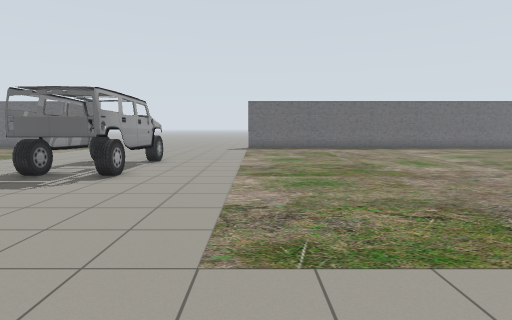
[1] (above)

23 first-person views from a walk through a world built for the Gazebo simulator. The camera is 1.2 m above the floor, tilts 6° down and sees 80° across. The floor is counted in squares, 1 m on a side. Each view is taken from the middle of a square. On the plan, view 1 faces up. The plan holds only what a view shows up to about 13 squares ahead; the rest is blank.

[2]
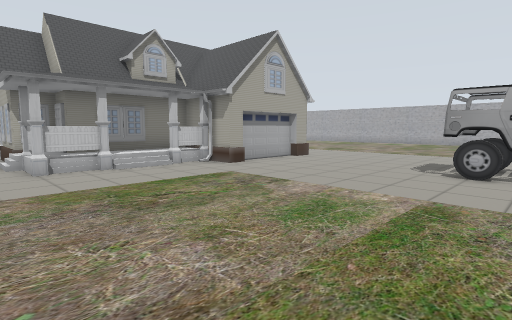

[3]
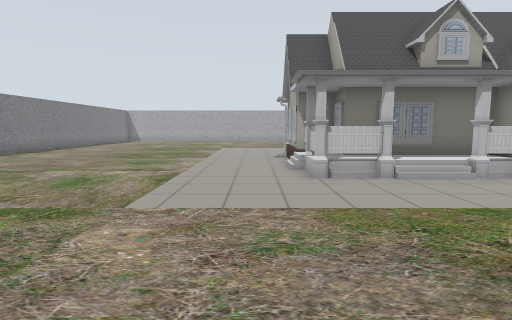

[4]
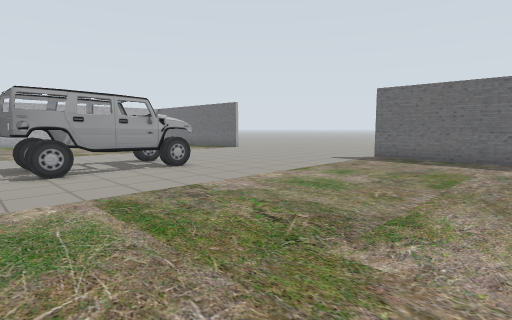

[5]
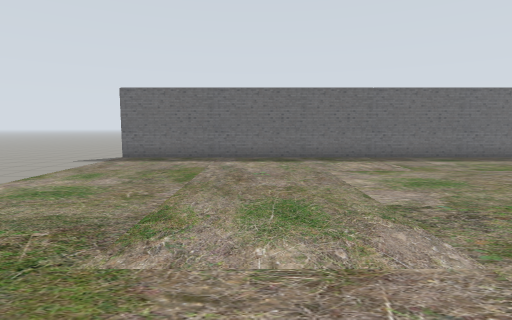

[6]
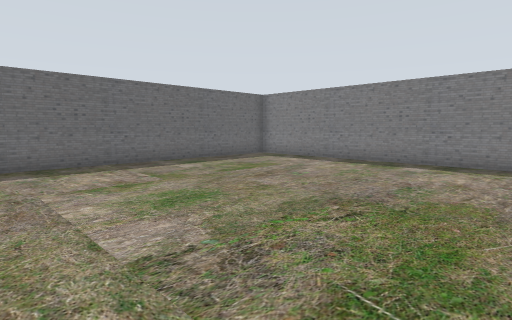

[7]
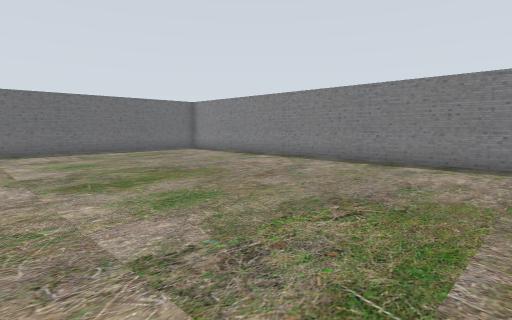

[8]
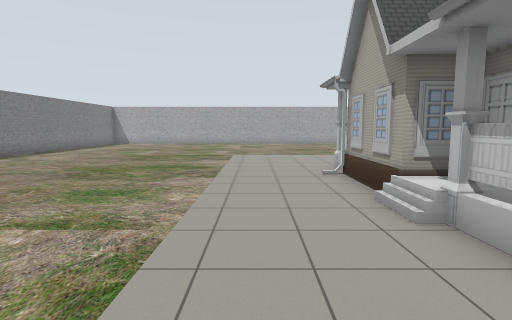

[9]
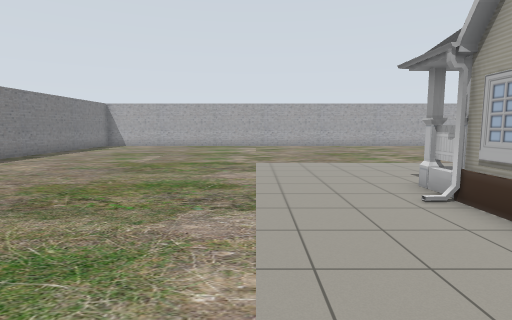

[10]
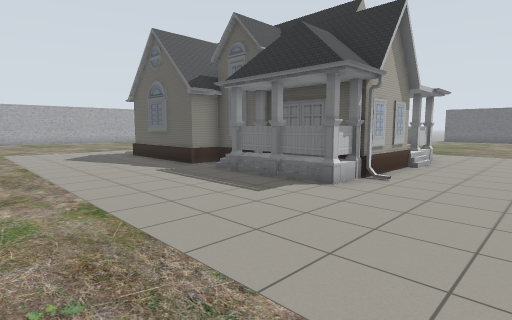

[11]
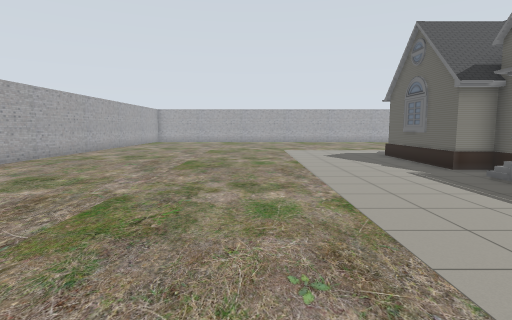

[12]
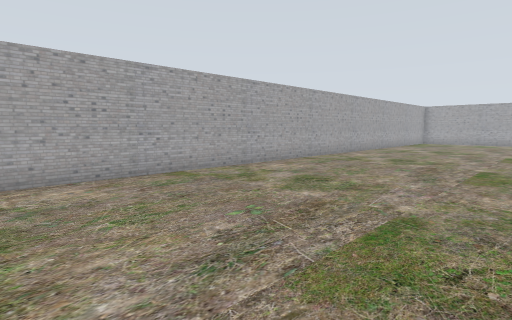

[13]
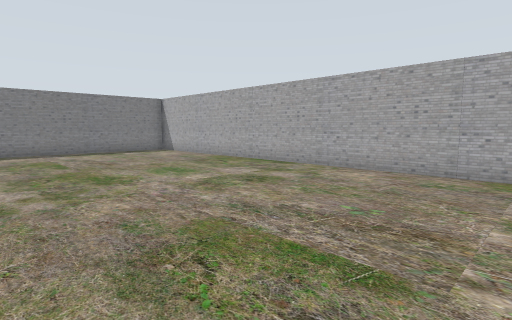

[14]
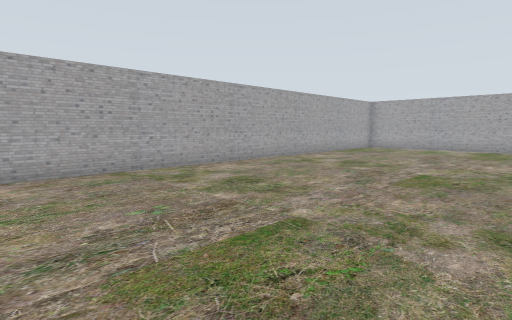

[15]
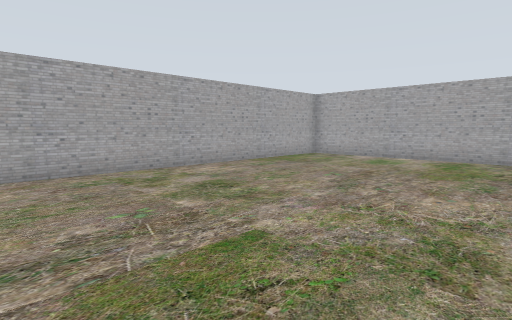

[16]
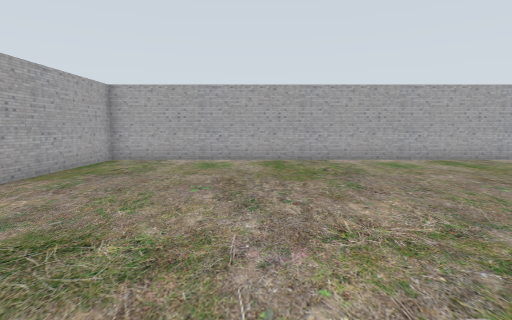

[17]
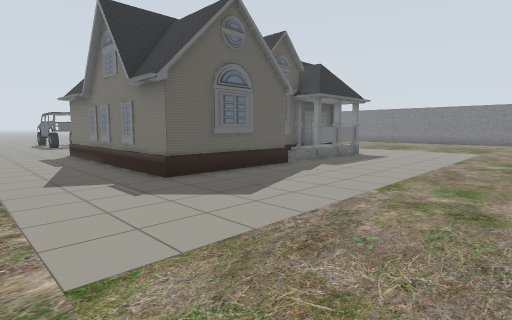

[18]
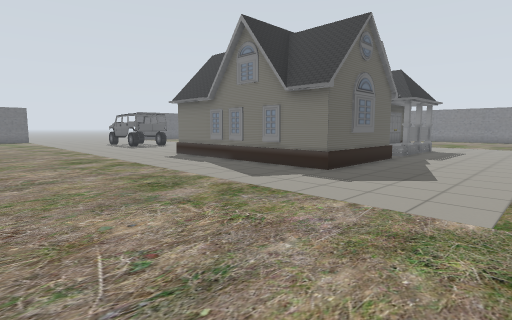

[19]
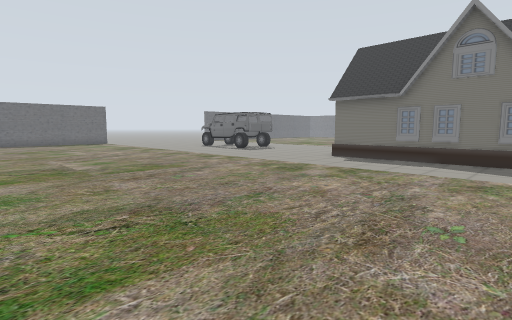

[20]
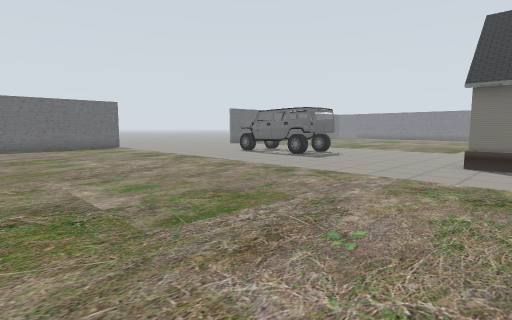

[21]
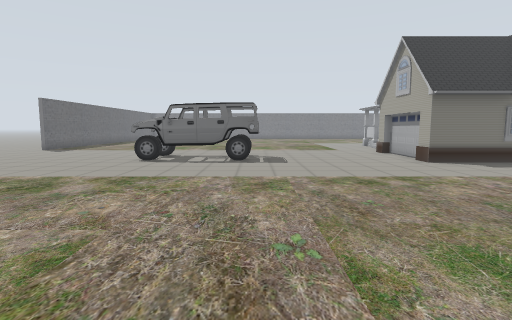

[22]
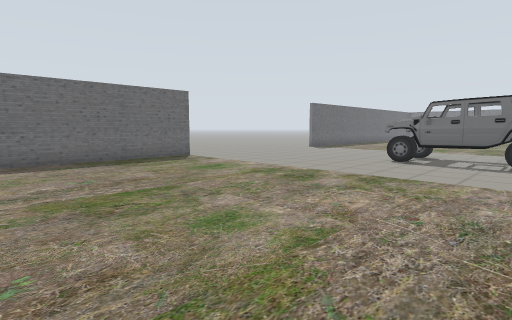

[23]
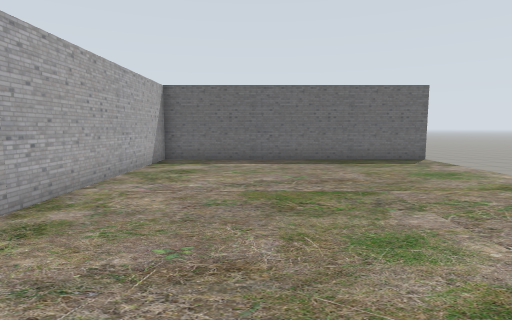

### Floor plan
Key: @ floor where view 1 was taken; # wall or solid block; . floor; / step, stairs or slope; C car; H house.
Columns run from 20 left of view 1 to 17 right of it. Each row starts with its distance up from view 1.
 20             ...
 19 ###########.........
 18 #............. .....################
 17 #............  .....................
 16 #............ .......................#
 15 #....................................#
 14 #....................................#
 13 #....................................#
 12 #.............. C....................#
 11 #.............CCC....................#
 10  .............CCC....................#
  9   .............CC....................#
  8    ...........CCC....................#
  7    ...........CCC....................#
  6    ..................................#
  5    ..................................#
  4    ..................................#
  3    ..................................#
  2    ..............................
  1    ...........HHHHH............
  0   ............HH HHH@/HH........
 -1   ............HH  H     .........
 -2   ............HHH HHHHH H.........
 -3   ............HHHH    HHH.........
 -4   ............HHHHHHH HH...........
 -5    ...........HHHH HH HH............
 -6 # . ..........HHHHHHHHHHH...........
 -7 #.    ........HHHHH.HHHH...........
 -8 #...  .............................
 -9 #.... ..............................
-10 #....................................
-11 #....................................#
-12 #....................................#
-13 #....................................#
-14 #....................................#
-15 #....................................#
-16 #....................................#
-17 #...................................
-18 #..................................
-19 #.................................
-20 #................................
-21 #...............................
-22 ################################

Positions as (right, up) in squares from view 1, and headings:
1: (0, 0), facing up
2: (5, 9), facing down-left
3: (5, 7), facing down
4: (5, 6), facing up-left
5: (5, 6), facing up
6: (6, 8), facing up-right
7: (6, 2), facing up-right
8: (6, 2), facing down
9: (7, -1), facing down
10: (7, -13), facing up-left
11: (7, -13), facing left
12: (6, -14), facing down-left
13: (1, -13), facing down-right
14: (-1, -13), facing down-left
15: (-7, -13), facing down-left
16: (-8, -16), facing left
17: (-10, -14), facing up-right
18: (-14, -12), facing up-right
19: (-18, -6), facing up-right
20: (-17, -1), facing up-right
21: (-17, 7), facing right
22: (-17, 7), facing up-right
23: (-16, 7), facing up
